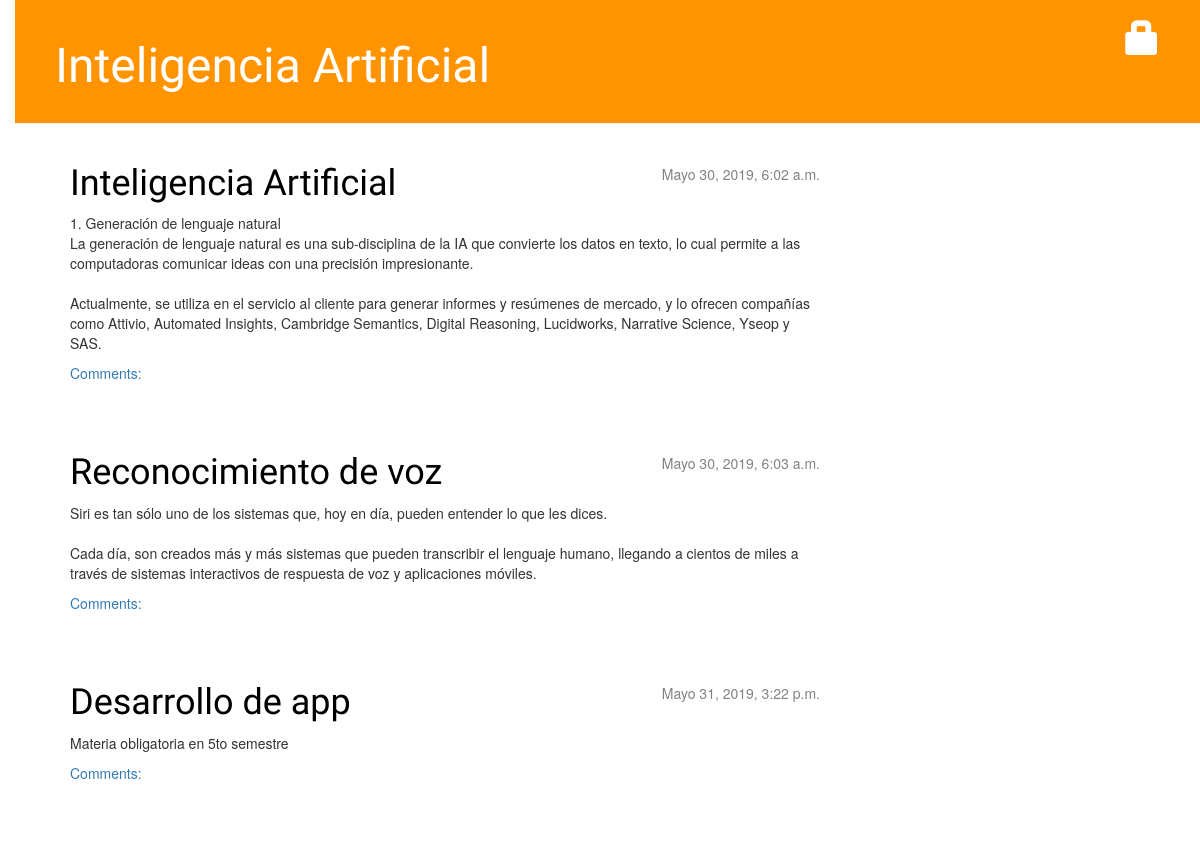
The app's page /, older data.
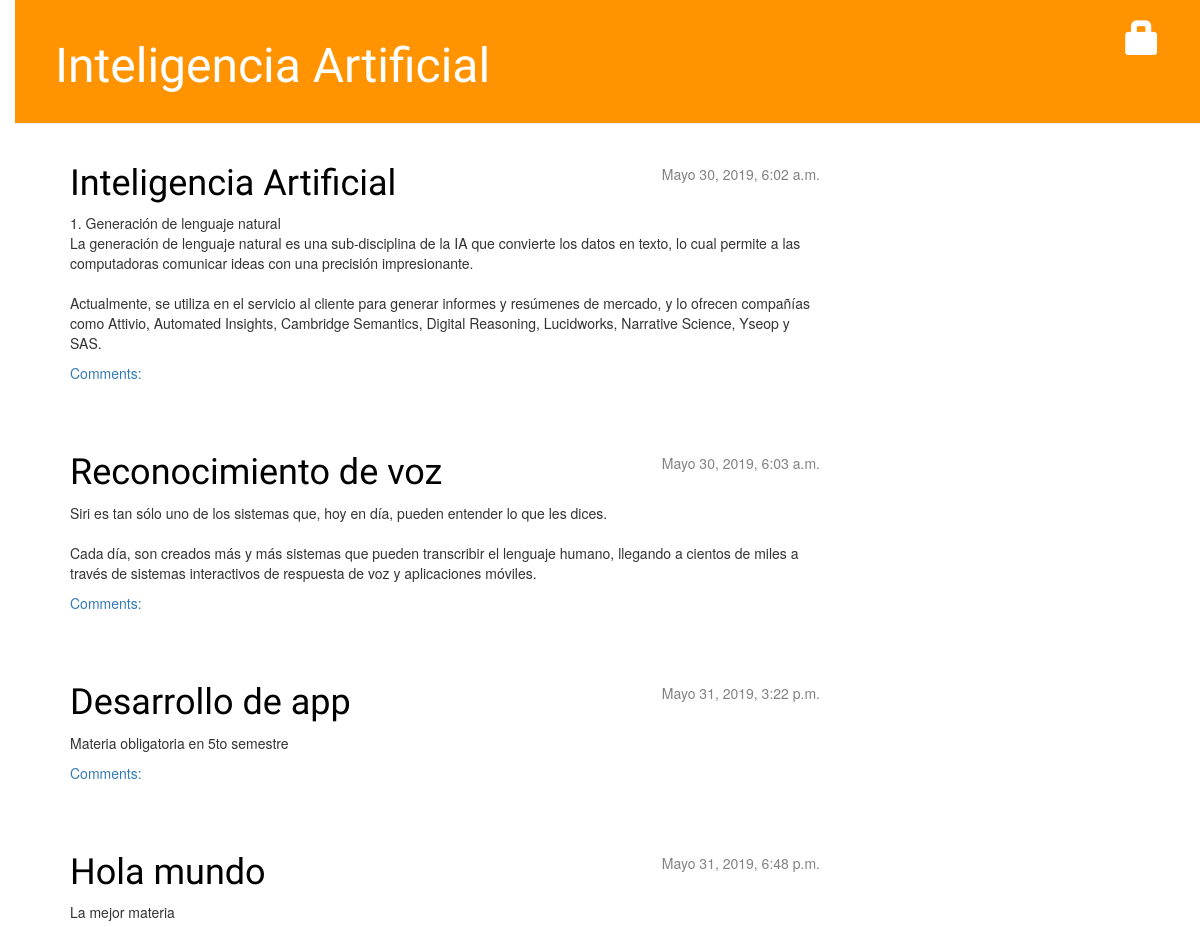
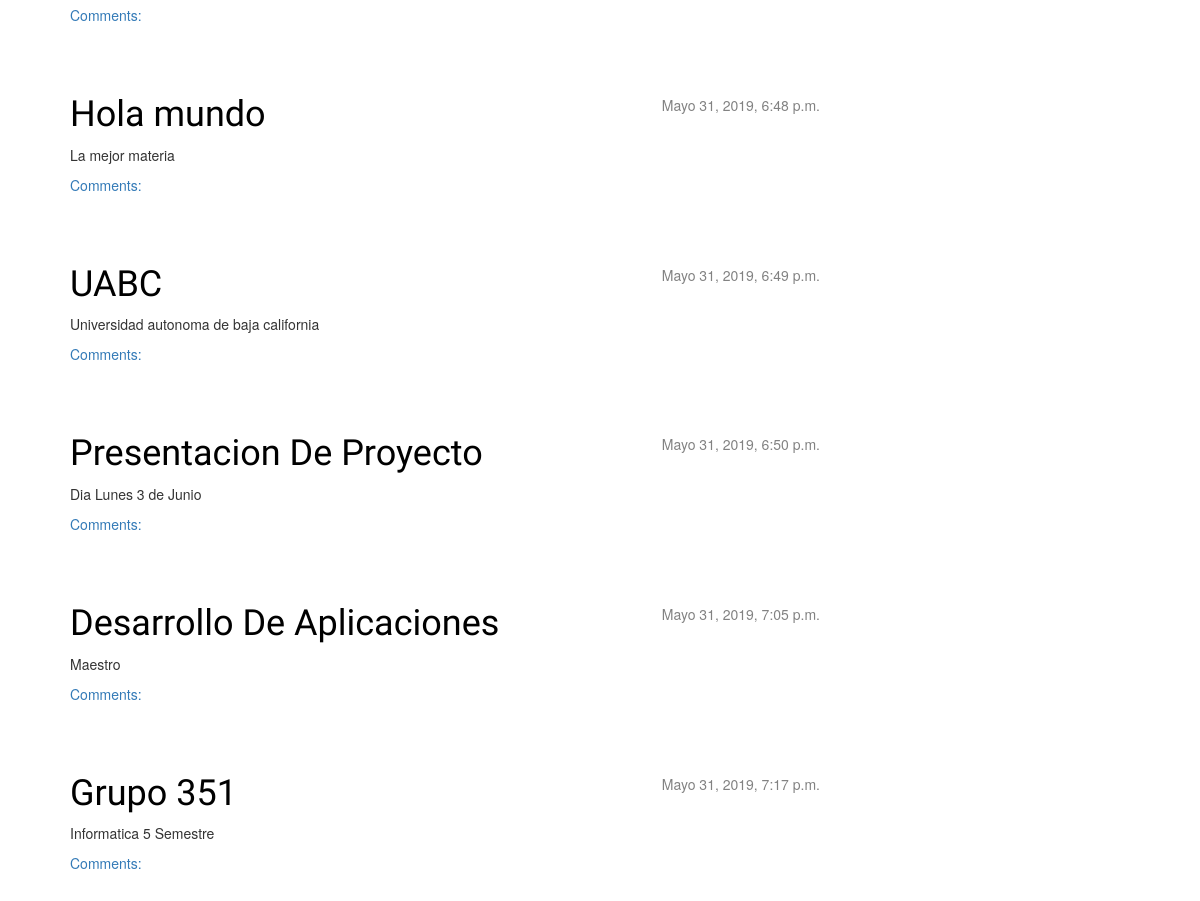
The same page, newer data (2 pictures, top to bottom).
### blog/models.py (models this page shows, shortened)
class Post(models.Model):
	author = models.ForeignKey('auth.User', on_delete=models.CASCADE)
	title = models.CharField(max_length=200)
	text = models.TextField()
	created_date = models.DateTimeField(default=timezone.now)
	published_date = models.DateTimeField(blank=True, null=True)

### blog/views.py (the view)
# urls.py: path('', views.post_list, name='post_list'),
def post_list(request):
	posts =Post.objects.filter(published_date__lte=timezone.now()).order_by('published_date')
	return render(request, 'blog/post_list.html', {'posts': posts})

### blog/templates/blog/post_list.html
{% extends 'blog/base.html' %}
{% block content %}
	{% for post in posts %}
		<div class="post">
			<div class="date">
				{{ post.published_date }}
			</div>
			<h1><a href="{% url 'post_detail' pk=post.pk %}">{{ post.title }}</a></h1>
			<p>{{ post.text|linebreaksbr }}</p>
			<a href="{% url 'post_detail' pk=post.pk %}">Comments: {{ post.approved_comments.count }}</a>
		</div>
	{% endfor %}
{% endblock %}

### blog/templates/blog/base.html (shortened to what this page needs)
{% load staticfiles %}
<html>
	<head>
		<link rel="stylesheet"href="//maxcdn.bootstrapcdn.com/bootstrap/3.2.0/css/bootstrap.min.css">
		<link rel="stylesheet"href="//maxcdn.bootstrapcdn.com/bootstrap/3.2.0/css/bootstrap-theme.min.css"><link rel="stylesheet" href="{% static 'css/blog.css' %}">
	</head>
	<body>
		<div class="page-header">
			{% if user.is_authenticated %}
				<a href="{% url 'post_new' %}" class="top-menu"><span class="glyphicon glyphicon-plus"></span></a>
				<a href="{% url 'post_draft_list' %}" class="top-menu"><span class="glyphicon glyphicon-edit"></span></a>
				<p class="top-menu">Hello {{ user.username }} <small>(<a href="{% url 'logout' %}">Logout</a>)</small></p>
				{% else %}
					<a href="{% url 'login' %}" class="top-menu"><span class="glyphicon glyphicon-lock"></span></a>
			{% endif %}
			<h1><a href="/">Inteligencia Artificial</a></h1>
		</div>
		<div class="content container">
			<div class="row">
				<div class="col-md-8">
					{% block content %}
					{% endblock %}
				</div>
			</div>
		</div>
	</body>
</html>

### blog/static/css/blog.css (style rules this page uses)
body { padding-left: 15px; }
h1 a { color: #FCA205; font-family: 'Lobster'; }
.page-header { background-color: #ff9400; margin-top: 0; padding: 20px 20px 20px 40px; }
.page-header h1, .page-header h1 a, .page-header h1 a:visited, .page-header h1 a:active { color: #ffffff; font-size: 36pt; text-decoration: none; }
.content { margin-left: 40px; }
h1, h2, h3, h4 { font-family: 'Lobster', cursive; }
.date { float: right; color: #828282; }
.top-menu, .top-menu:hover, .top-menu:visited { color: #ffffff; float: right; font-size: 26pt; margin-right: 20px; }
.post { margin-bottom: 70px; }
.post h1 a, .post h1 a:visited, .post h2 a, .post h2 a:visited { color: #000000; }

Row changes from the older to the newer data that the page shows:
added Post: published_date "Mayo 31, 2019, 6:48 p.m.", title "Hola mundo", text "La mejor materia"
added Post: published_date "Mayo 31, 2019, 6:48 p.m.", title "Hola mundo", text "La mejor materia"
added Post: published_date "Mayo 31, 2019, 6:49 p.m.", title "UABC", text "Universidad autonoma de baja california"
added Post: published_date "Mayo 31, 2019, 6:50 p.m.", title "Presentacion De Proyecto", text "Dia Lunes 3 de Junio"
added Post: published_date "Mayo 31, 2019, 7:05 p.m.", title "Desarrollo De Aplicaciones", text "Maestro"
added Post: published_date "Mayo 31, 2019, 7:17 p.m.", title "Grupo 351", text "Informatica 5 Semestre"
